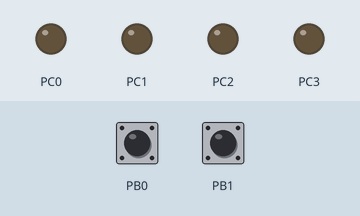
The program below on a simulated ATmega328P, built with avr-gcc and emulated at 16 MHz. On the bench: output pins drawn as LEDs (lit = HIGH). The test bench sets the inputs (shaded band); at power-on: PB0 HIGH, PB1 HIGH.

Above: at 1.2 s.
1.3 s: PB0 pulled LOW for 0.15 s
At 2.4 s:
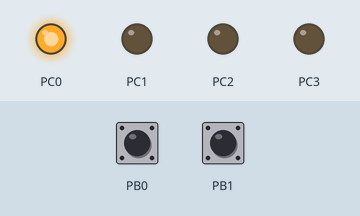
2.9 s: PB0 pulled LOW for 1 s
At 4.8 s:
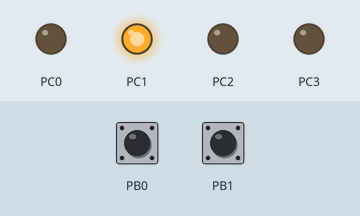
5.4 s: PB0 pulled LOW for 0.15 s
At 6.7 s:
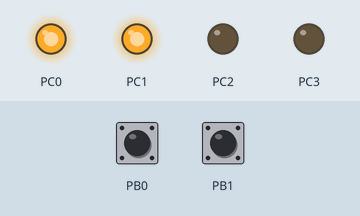
7.0 s: PB0 pulled LOW for 3.2 s
At 10.8 s:
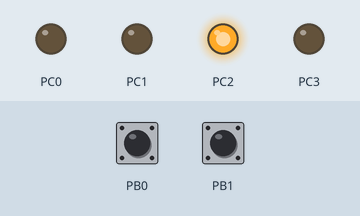
11.7 s: PB0 pulled LOW for 0.15 s
At 12.7 s:
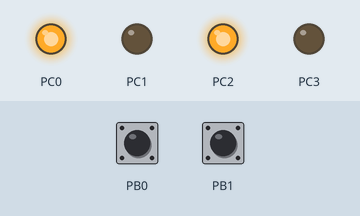
13.3 s: PB0 pulled LOW for 1 s
At 15.2 s:
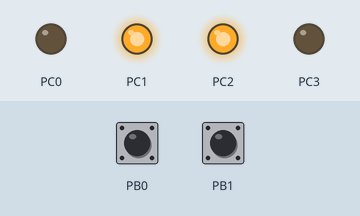
Timing chart, 0 to 16.7 s (numbered marks = the images above; inputs shaded):
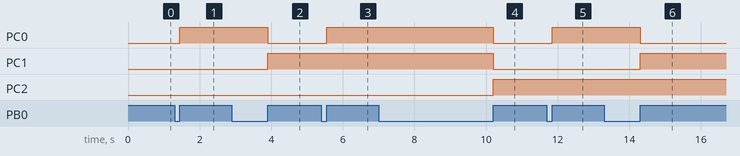

The program:

main.c
```c
#define F_CPU 16000000UL
#include <avr/io.h>
#include <avr/interrupt.h>
#include <util/delay.h>

void I2C_Slave_Init(uint8_t address) {
	TWAR = address << 1; // Configurar dirección del esclavo
	TWCR = (1 << TWEN) | (1 << TWEA) | (1 << TWIE); // Habilitar TWI y las interrupciones
	sei(); // Habilitar interrupciones globales
}

volatile uint8_t counter = 0; // Contador binario de 4 bits

// Inicialización de pines y configuración de entradas/salidas
void setup() {
	// Configurar PC0, PC1, PC2 y PC3 como salidas para los LEDs
	DDRC |= (1 << PC0) | (1 << PC1) | (1 << PC2) | (1 << PC3);

	// Configurar PB0 y PB1 como entradas para los botones
	DDRB &= ~((1 << PB0) | (1 << PB1));

	// Habilitar resistencias pull-up internas para los botones
	PORTB |= (1 << PB0) | (1 << PB1);

	// Inicializar el I2C como esclavo
	I2C_Slave_Init(0x09); // Dirección del esclavo (0x09)
}

// Interrupción del TWI
ISR(TWI_vect) {
	switch (TWSR & 0xF8) {
		case 0x60: // Dirección recibida y ACK
		case 0x70: // Dirección general recibida y ACK
		TWCR |= (1 << TWINT) | (1 << TWEA); // Responder con ACK
		break;
		case 0xA8: // Dirección con datos solicitados por el maestro y ACK
		TWDR = counter; // Enviar el valor del contador
		TWCR |= (1 << TWINT) | (1 << TWEA); // Responder con ACK
		break;
		case 0xB8: // Datos enviados y ACK recibido
		TWCR |= (1 << TWINT) | (1 << TWEA); // Responder con ACK
		break;
		case 0xC0: // Datos enviados y NACK recibido
		case 0xC8: // Último byte enviado y ACK recibido
		TWCR |= (1 << TWINT) | (1 << TWEA); // Responder con ACK
		break;
		default:
		TWCR |= (1 << TWINT) | (1 << TWEA); // Responder con ACK por defecto
		break;
	}
}

int main(void) {
	setup();

	while (1) {
		// Incrementar el contador si el botón en PB0 está presionado
		if (!(PINB & (1 << PB0))) {
			_delay_ms(50); // Delay para evitar rebotes
			if (!(PINB & (1 << PB0))) {
				counter++;
				counter &= 0x0F; // Asegurarse de que el contador sea de 4 bits
				while (!(PINB & (1 << PB0))); // Esperar hasta que el botón se libere
			}
		}

		// Decrementar el contador si el botón en PB1 está presionado
		if (!(PINB & (1 << PB1))) {
			_delay_ms(50); // Delay para evitar rebotes
			if (!(PINB & (1 << PB1))) {
				counter--;
				counter &= 0x0F; // Asegurarse de que el contador sea de 4 bits
				while (!(PINB & (1 << PB1))); // Esperar hasta que el botón se libere
			}
		}

		// Mostrar el valor del contador en los LEDs
		PORTC = (PORTC & 0xF0) | (counter & 0x0F);

		_delay_ms(100); // Pequeño delay para evitar conteos muy rápidos
	}

	return 0;
}
```

Measured:
- after the input at 1.3 s, PC0: LOW → HIGH after 0.15 s
- after the input at 2.9 s, PC0: HIGH → LOW after 1.0 s; PC1: LOW → HIGH after 1.0 s
- after the input at 5.4 s, PC0: LOW → HIGH after 0.15 s
- after the input at 7.0 s, PC0, PC1: HIGH → LOW after 3.2 s; PC2: LOW → HIGH after 3.2 s
- after the input at 11.7 s, PC0: LOW → HIGH after 0.15 s
- after the input at 13.3 s, PC0: HIGH → LOW after 1.0 s; PC1: LOW → HIGH after 1.0 s
